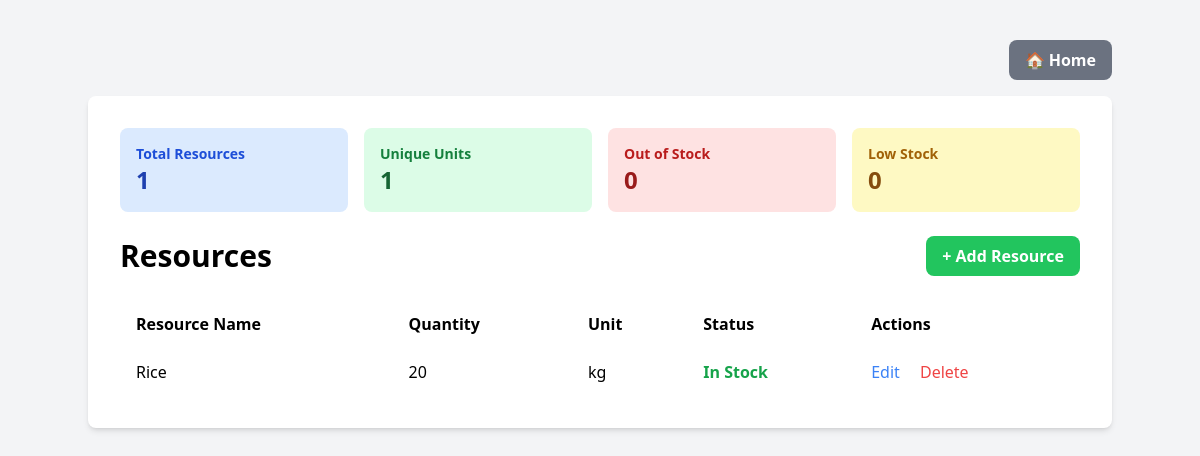
/resources.php, run on an earlier commit of the app's database.
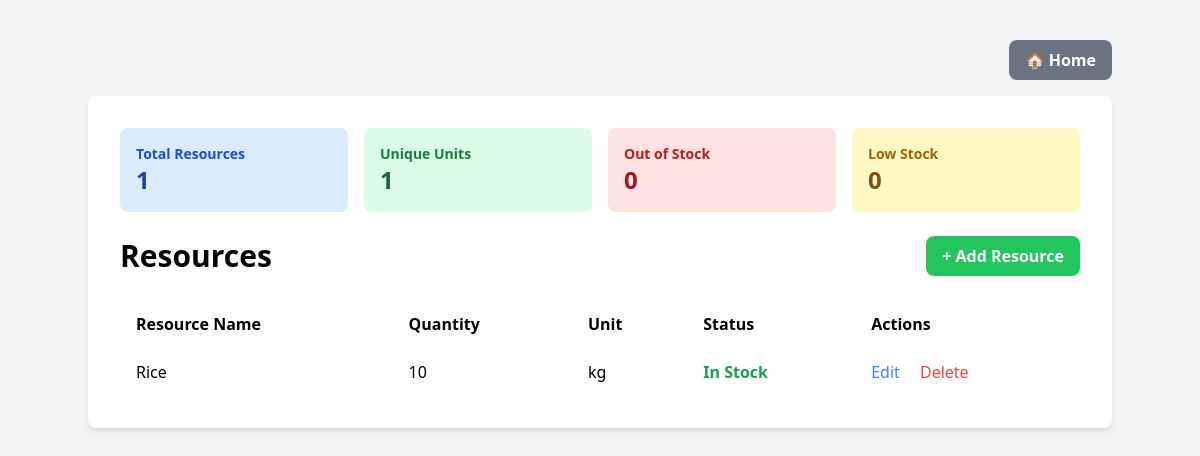
And on a later commit of the database.
### tables this page shows
CREATE TABLE `resource` (
  `id` int(11) NOT NULL,
  `name` varchar(100) NOT NULL,
  `quantity` int(11) DEFAULT NULL,
  `unit` varchar(20) DEFAULT NULL
);

### public/resources.php (the view, shortened to what the changed rows need)
<?php
require_once '../includes/db_connect.php';
$sql = "SELECT
    r.*,
    CASE
        WHEN quantity = 0 THEN 'Out of Stock'
        WHEN quantity < 10 THEN 'Low Stock'
        ELSE 'In Stock'
    END as stock_status
FROM Resource r
ORDER BY
    CASE
        WHEN quantity = 0 THEN 1
        WHEN quantity < 10 THEN 2
        ELSE 3
    END,
    name ASC";
$result = $conn->query($sql);
?>
<!DOCTYPE html>
<html lang="en">
<head>
    <script src="https://cdn.tailwindcss.com"></script>
</head>
<body class="bg-gray-100">
    <div class="container mx-auto mt-10">
        <div class="p-8 bg-white rounded-lg shadow-md">
            <div class="flex justify-between items-center mb-6">
                <h1 class="text-3xl font-bold">Resources</h1>
            </div>
            <table class="min-w-full bg-white">
                <thead>
                    <tr>
                        <th class="py-3 px-4 text-left">Resource Name</th>
                        <th class="py-3 px-4 text-left">Quantity</th>
                        <th class="py-3 px-4 text-left">Unit</th>
                        <th class="py-3 px-4 text-left">Status</th>
                        <th class="py-3 px-4 text-left">Actions</th>
                    </tr>
                </thead>
                <tbody>
                    <?php if ($result->num_rows > 0): ?>
                        <?php while($row = $result->fetch_assoc()): ?>
                            <tr>
                                <td class="py-3 px-4"><?php echo htmlspecialchars($row['name']); ?></td>
                                <td class="py-3 px-4"><?php echo htmlspecialchars($row['quantity']); ?></td>
                                <td class="py-3 px-4"><?php echo htmlspecialchars($row['unit']); ?></td>
                                <td class="py-3 px-4">
                                    <?php
                                    $status_color = match($row['stock_status']) {
                                        'Out of Stock' => 'text-red-600',
                                        'Low Stock' => 'text-yellow-600',
                                        default => 'text-green-600'
                                    };
                                    ?>
                                    <span class="<?php echo $status_color; ?> font-semibold">
                                        <?php echo htmlspecialchars($row['stock_status']); ?>
                                    </span>
                                </td>
                                <td class="py-3 px-4">
                                    <a href="edit_resource.php?id=<?php echo $row['id']; ?>"
                                       class="text-blue-500 hover:text-blue-700">Edit</a>
                                    <a href="delete_resource.php?id=<?php echo $row['id']; ?>"
                                       class="text-red-500 hover:text-red-700 ml-4"
                                       onclick="return confirm('Are you sure you want to delete this resource?')">Delete</a>
                                </td>
                            </tr>
                        <?php endwhile; ?>
                    <?php else: ?>
                        <tr>
                            <td colspan="5" class="text-center py-4">No resources recorded yet</td>
                        </tr>
                    <?php endif; ?>
                </tbody>
            </table>
        </div>
    </div>
</body>
</html>

What changed in the data, as far as the page shows it:
changed resource "Rice": quantity "20" → "10"
